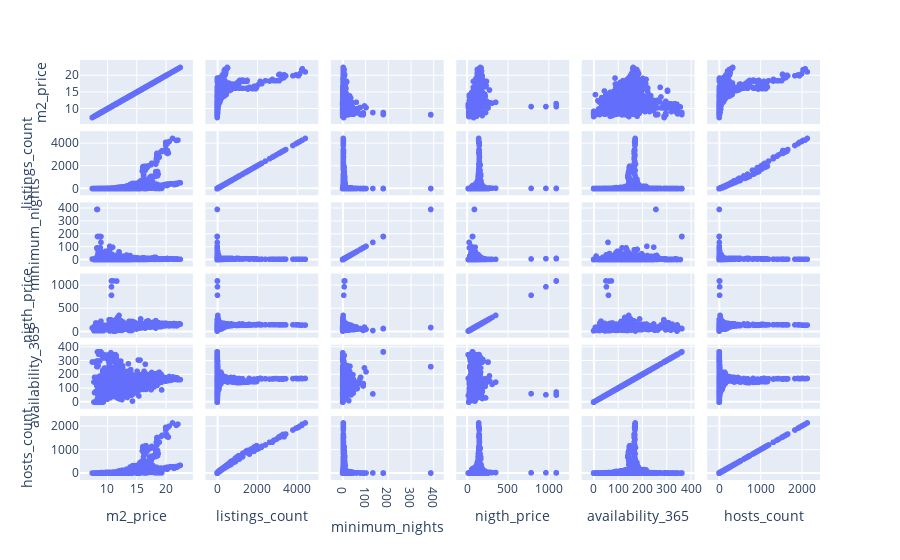

The notebook cell saved with this chart:
### Code cell
# INFO ALQUILERES PRECIO

df_scatter2 = df[["m2_price","listings_count", "minimum_nights", "nigth_price", "availability_365", "hosts_count"]]
fig = px.scatter_matrix(df_scatter2)
fig.show()

### Figure 1 — Plotly figure (JSON) as saved in the notebook; plotly's stock layout.template omitted (floating-point values rounded to 4 significant figures; data arrays with more than 128 entries replaced by an {"elided": "..."} marker saying what was removed)
{"data": [{"dimensions": [{"axis": {"matches": true}, "label": "m2_price", "values": {"elided": "2218 float values"}}, {"axis": {"matches": true}, "label": "listings_count", "values": {"elided": "2218 int values"}}, {"axis": {"matches": true}, "label": "minimum_nights", "values": {"elided": "2218 float values"}}, {"axis": {"matches": true}, "label": "nigth_price", "values": {"elided": "2218 float values"}}, {"axis": {"matches": true}, "label": "availability_365", "values": {"elided": "2218 float values"}}, {"axis": {"matches": true}, "label": "hosts_count", "values": {"elided": "2218 int values"}}], "hovertemplate": "%{xaxis.title.text}=%{x}<br>%{yaxis.title.text}=%{y}<extra></extra>", "legendgroup": "", "marker": {"color": "#636efa", "symbol": "circle"}, "name": "", "showlegend": false, "type": "splom"}], "layout": {"dragmode": "select", "legend": {"tracegroupgap": 0}, "margin": {"t": 60}}}
